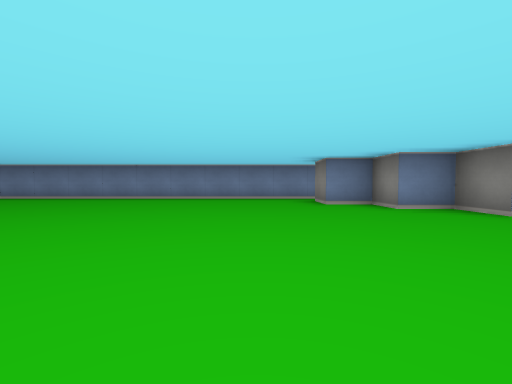
View 1 (above)

24 first-person views from a walk through a cub3D level. The camera is about half as high as the walls, tilts 2° down and sees 90° across. The floor is counted in squares. Each view is taken from the middle of a square. On the plan, view 1 faces up. The plan holds only what a view shows up to about 9 squares ahead; the rest is blank.

View 2
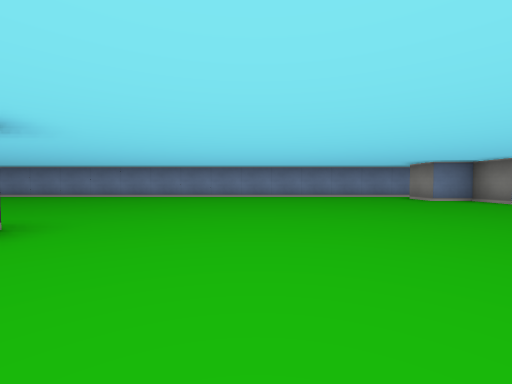

View 3
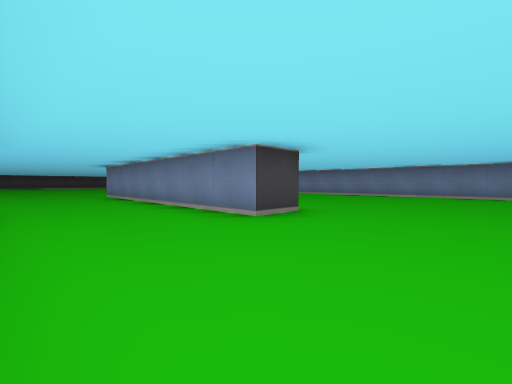

View 4
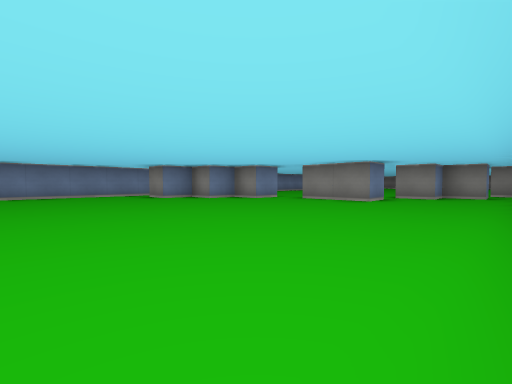

View 5
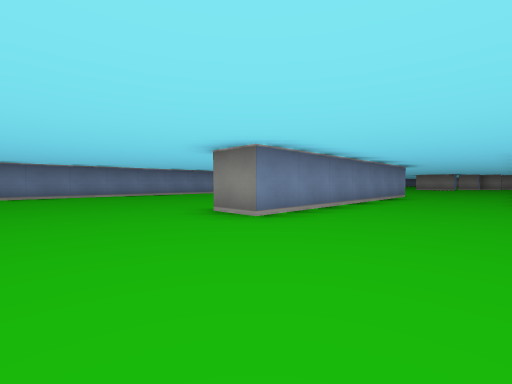

View 6
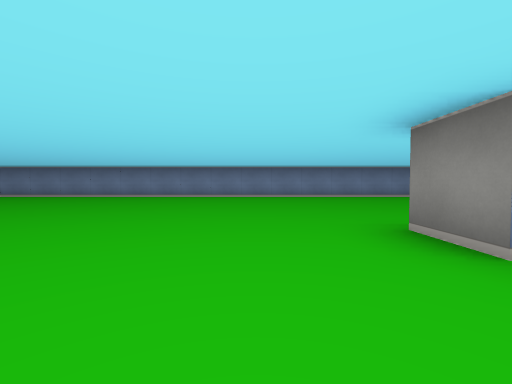

View 7
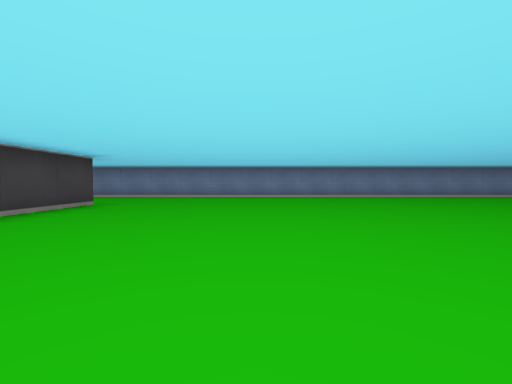

View 8
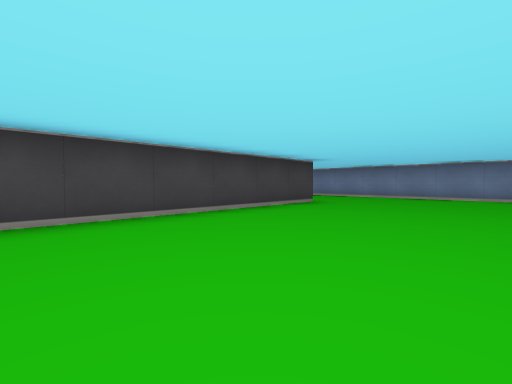

View 9
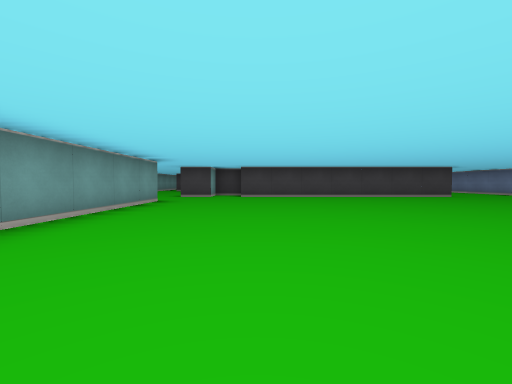

View 10
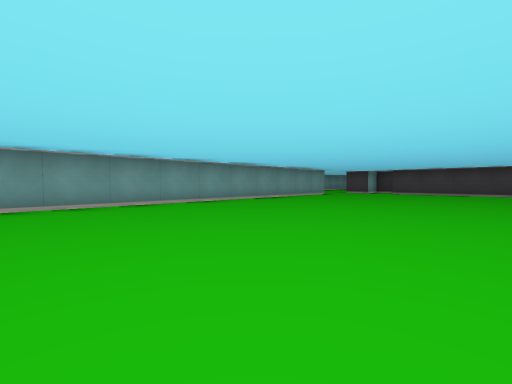

View 11
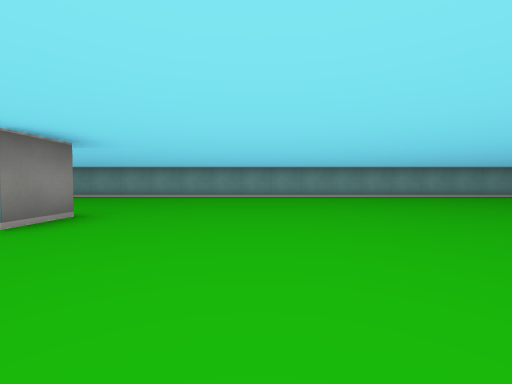

View 12
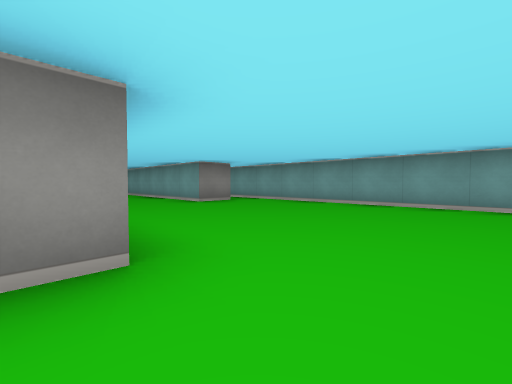

View 13
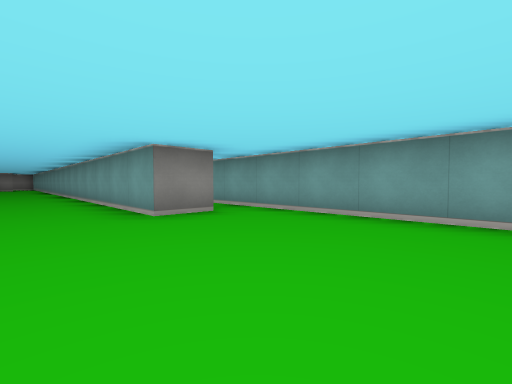

View 14
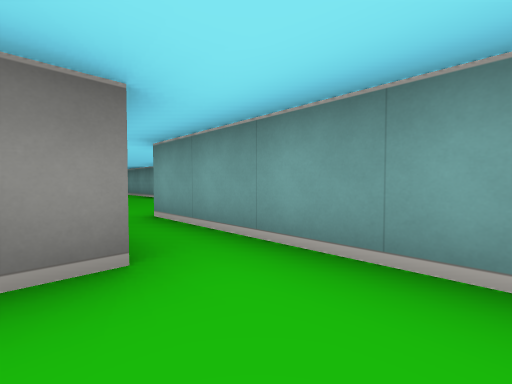

View 15
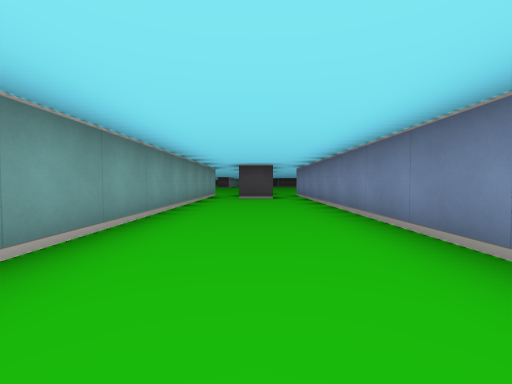

View 16
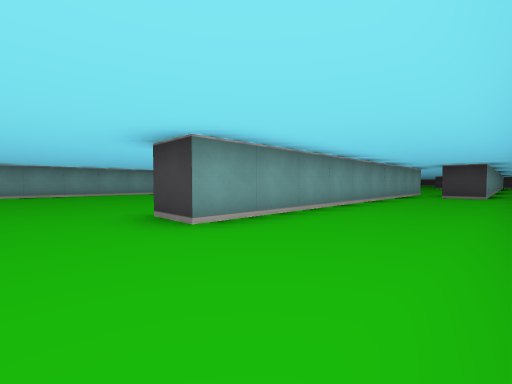

View 17
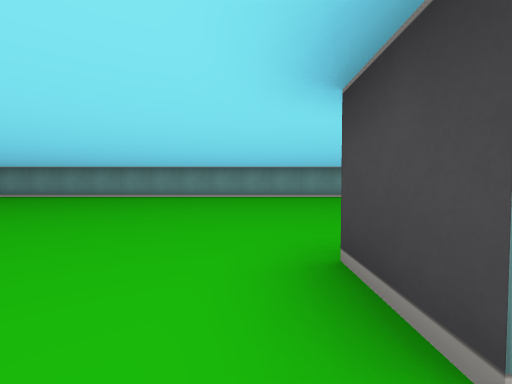

View 18
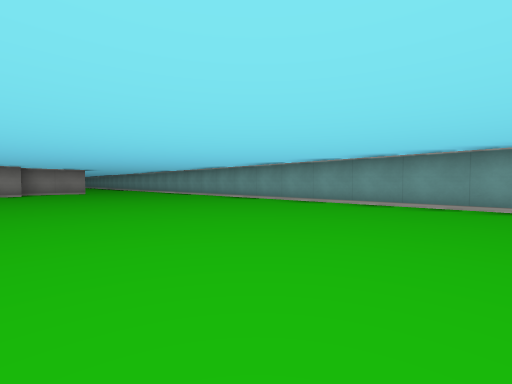

View 19
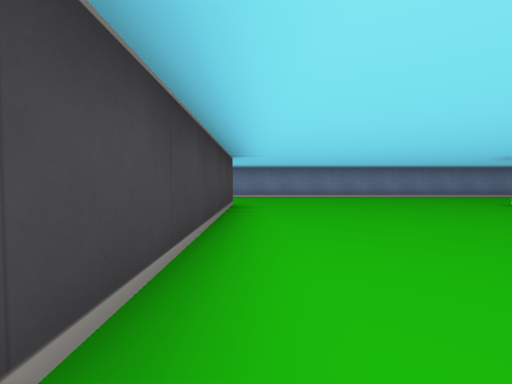

View 20
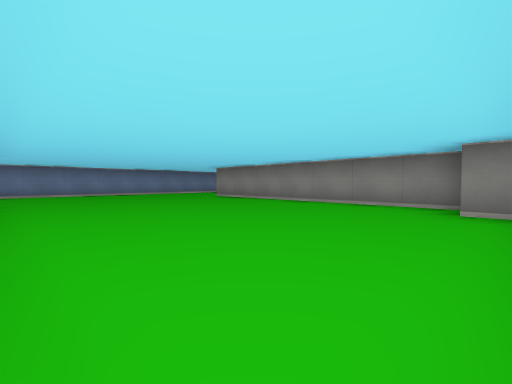

View 21
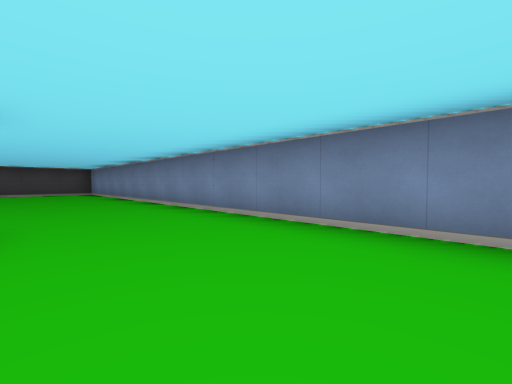

View 22
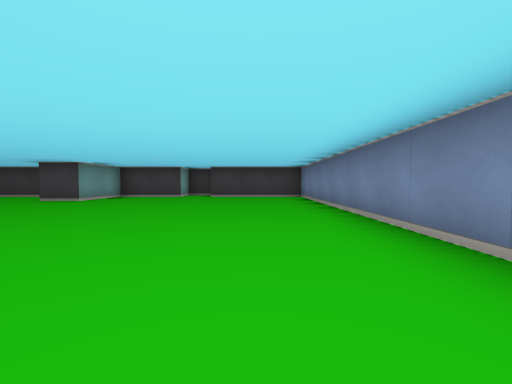

View 23
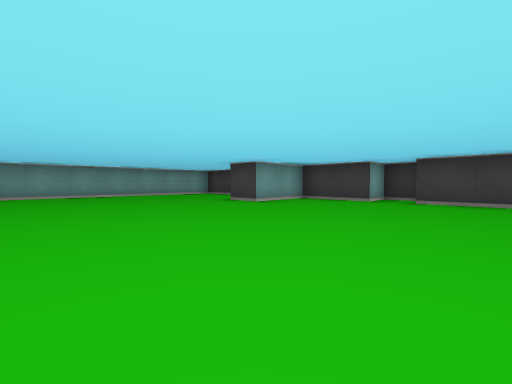

View 24
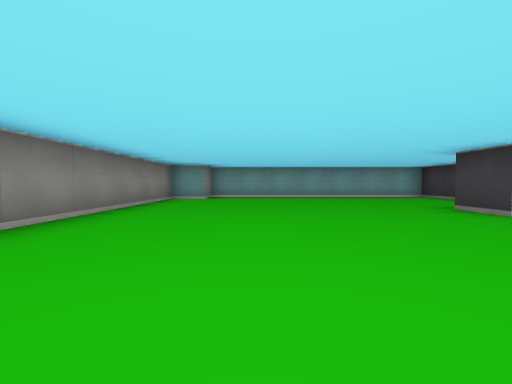

### Floor plan
Points are (right, up) in squares from view 1. A wall is a line through its corners. A room is listed if a view was taken in it or the views show most of it. See-through windows are left out.
Room 1 (views 1, 2, 3, 4, 5, 6, 7, 8, 9, 10, 11, 12, 13, 14, 19, 20, 21, 22, 23, 24)
walls: (-27.5, 4.5) (-27.5, -2.5); (-25.5, -4.5) (-8.5, -4.5); (-28.5, -2.5) (-28.5, 4.2); (-29.5, -3.1) (-29.5, -2.5); (-8.5, -3.6) (-8.5, -2.5) (-0.8, -2.5); (-5.5, 1.5) (-5.5, 0.5) (-12.5, 0.5) (-12.5, 1.5); (-34.5, 4.5) (-34.5, -0.6); (2.1, 7.5) (-43.5, 7.5) (-43.5, 4.5); (4.5, 3.5) (3.5, 3.5) (3.5, 4.5) (2.5, 4.5) (2.5, 5.5) (1.5, 5.5) (1.5, 6.5); (5.6, 0.5) (4.5, 0.5) (4.5, 2.5); (-43.5, -1.1) (-43.5, -3.5) (-36.5, -3.5) (-36.5, -2.5) (-35.5, -2.5) (-35.5, 2.6); (-44.5, 4.4) (-44.5, 3.5) (-43.5, 3.5) (-43.5, 1.5) (-41.5, 1.5) (-41.5, 0.5); (8.4, -1.5) (7.5, -1.5) (7.5, -0.5) (6.5, -0.5) (6.5, 0.5); (9.5, -2) (9.5, -1.5)
ways out: opening at (-26.5, -4.5) to room 2; opening at (-7.5, -4) to room 2; opening at (1, 7); opening at (5, 1.5)
Room 2 (views 15, 16, 17, 18)
walls: (-8, -6.5) (1.5, -6.5) (1.5, -7.5); (-8.5, -4.5) (-6.5, -4.5) (-6.5, -5.5); (-0.9, -14.5) (11.2, -14.5); (-0.4, -3.5) (-8, -3.5); (-27.5, -3.5) (-27.5, -4.5); (15.5, -9.6) (15.5, -9)
ways out: opening at (-26.5, -4.5) to room 1; opening at (-7.5, -4) to room 1

Where each view was taken, in squares from view 1:
view 1: 0 up, 0 right, facing up
view 2: 1 down, 3 left, facing up
view 3: 2 down, 3 left, facing up-left
view 4: 2 down, 2 left, facing up-right
view 5: 2 down, 15 left, facing up-right
view 6: 1 down, 14 left, facing up
view 7: 1 down, 24 left, facing up
view 8: 1 down, 24 left, facing up-left
view 9: 2 down, 19 left, facing left
view 10: 1 up, 16 left, facing down-left
view 11: 4 up, 15 left, facing down
view 12: 1 up, 14 left, facing down-right
view 13: 1 down, 12 left, facing down-right
view 14: 3 down, 10 left, facing down-right
view 15: 5 down, 1 right, facing left
view 16: 4 down, 3 right, facing down-left
view 17: 6 down, 2 right, facing down
view 18: 9 down, 4 right, facing down-right
view 19: 1 down, 34 left, facing up
view 20: 3 down, 34 left, facing up-right
view 21: 5 up, 32 left, facing up-left
view 22: 6 up, 35 left, facing left
view 23: 6 up, 37 left, facing down-left
view 24: 5 up, 38 left, facing down
